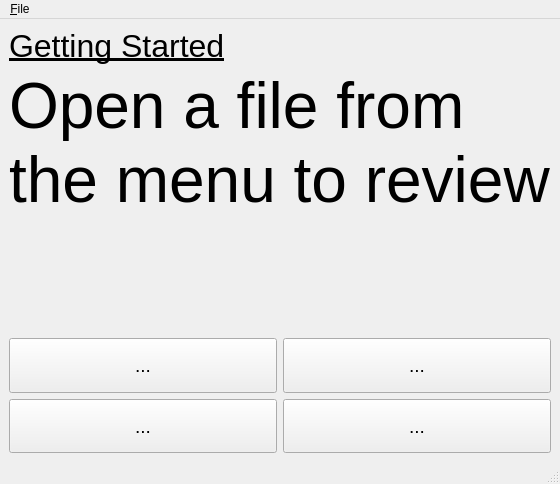
<ui version="4.0" >
 <class>MainWindow</class>
 <widget class="QMainWindow" name="MainWindow" >
  <property name="geometry" >
   <rect>
    <x>0</x>
    <y>0</y>
    <width>560</width>
    <height>484</height>
   </rect>
  </property>
  <property name="windowTitle" >
   <string>Lyngo Drillbit</string>
  </property>
  <widget class="QWidget" name="centralwidget" >
   <layout class="QVBoxLayout" name="verticalLayout" >
    <item>
     <widget class="QLabel" name="lblUnit" >
      <property name="font" >
       <font>
        <pointsize>24</pointsize>
        <underline>true</underline>
       </font>
      </property>
      <property name="text" >
       <string>Getting Started</string>
      </property>
     </widget>
    </item>
    <item>
     <widget class="QLabel" name="lblWord" >
      <property name="minimumSize" >
       <size>
        <width>0</width>
        <height>100</height>
       </size>
      </property>
      <property name="font" >
       <font>
        <pointsize>48</pointsize>
       </font>
      </property>
      <property name="text" >
       <string>Open a file from the menu to review</string>
      </property>
      <property name="textFormat" >
       <enum>Qt::PlainText</enum>
      </property>
      <property name="alignment" >
       <set>Qt::AlignLeading|Qt::AlignLeft|Qt::AlignTop</set>
      </property>
      <property name="wordWrap" >
       <bool>true</bool>
      </property>
     </widget>
    </item>
    <item>
     <spacer name="verticalSpacer" >
      <property name="orientation" >
       <enum>Qt::Vertical</enum>
      </property>
      <property name="sizeType" >
       <enum>QSizePolicy::MinimumExpanding</enum>
      </property>
      <property name="sizeHint" stdset="0" >
       <size>
        <width>20</width>
        <height>20</height>
       </size>
      </property>
     </spacer>
    </item>
    <item>
     <layout class="QGridLayout" name="gridLayout" >
      <item row="0" column="0" >
       <widget class="QToolButton" name="tbChoice1" >
        <property name="sizePolicy" >
         <sizepolicy vsizetype="Expanding" hsizetype="Expanding" >
          <horstretch>0</horstretch>
          <verstretch>0</verstretch>
         </sizepolicy>
        </property>
        <property name="font" >
         <font>
          <pointsize>14</pointsize>
         </font>
        </property>
        <property name="text" >
         <string>...</string>
        </property>
        <property name="shortcut" >
         <string>1</string>
        </property>
       </widget>
      </item>
      <item row="1" column="1" >
       <widget class="QToolButton" name="tbChoice4" >
        <property name="sizePolicy" >
         <sizepolicy vsizetype="Expanding" hsizetype="Expanding" >
          <horstretch>0</horstretch>
          <verstretch>0</verstretch>
         </sizepolicy>
        </property>
        <property name="font" >
         <font>
          <pointsize>14</pointsize>
         </font>
        </property>
        <property name="text" >
         <string>...</string>
        </property>
        <property name="shortcut" >
         <string>4</string>
        </property>
       </widget>
      </item>
      <item row="1" column="0" >
       <widget class="QToolButton" name="tbChoice3" >
        <property name="sizePolicy" >
         <sizepolicy vsizetype="Expanding" hsizetype="Expanding" >
          <horstretch>0</horstretch>
          <verstretch>0</verstretch>
         </sizepolicy>
        </property>
        <property name="font" >
         <font>
          <pointsize>14</pointsize>
         </font>
        </property>
        <property name="text" >
         <string>...</string>
        </property>
        <property name="shortcut" >
         <string>3</string>
        </property>
       </widget>
      </item>
      <item row="0" column="1" >
       <widget class="QToolButton" name="tbChoice2" >
        <property name="sizePolicy" >
         <sizepolicy vsizetype="Expanding" hsizetype="Expanding" >
          <horstretch>0</horstretch>
          <verstretch>0</verstretch>
         </sizepolicy>
        </property>
        <property name="font" >
         <font>
          <pointsize>14</pointsize>
         </font>
        </property>
        <property name="text" >
         <string>...</string>
        </property>
        <property name="shortcut" >
         <string>2</string>
        </property>
       </widget>
      </item>
     </layout>
    </item>
   </layout>
  </widget>
  <widget class="QMenuBar" name="menubar" >
   <property name="geometry" >
    <rect>
     <x>0</x>
     <y>0</y>
     <width>560</width>
     <height>22</height>
    </rect>
   </property>
   <widget class="QMenu" name="menu_File" >
    <property name="title" >
     <string>&amp;File</string>
    </property>
    <addaction name="mnuOpen" />
    <addaction name="mnuHTMLQuiz" />
    <addaction name="separator" />
    <addaction name="mnuExit" />
   </widget>
   <addaction name="menu_File" />
  </widget>
  <widget class="QStatusBar" name="statusbar" />
  <action name="mnuOpen" >
   <property name="text" >
    <string>&amp;Open Session</string>
   </property>
   <property name="shortcut" >
    <string>Ctrl+O</string>
   </property>
  </action>
  <action name="mnuExit" >
   <property name="text" >
    <string>E&amp;xit</string>
   </property>
   <property name="shortcut" >
    <string>Ctrl+X</string>
   </property>
  </action>
  <action name="mnuHTMLQuiz" >
   <property name="enabled" >
    <bool>false</bool>
   </property>
   <property name="text" >
    <string>Generate &amp;HTML Quiz</string>
   </property>
  </action>
  <action name="action_Restart" >
   <property name="text" >
    <string>&amp;Restart</string>
   </property>
  </action>
 </widget>
 <tabstops>
  <tabstop>tbChoice1</tabstop>
  <tabstop>tbChoice2</tabstop>
  <tabstop>tbChoice3</tabstop>
  <tabstop>tbChoice4</tabstop>
 </tabstops>
 <resources/>
 <connections/>
</ui>
